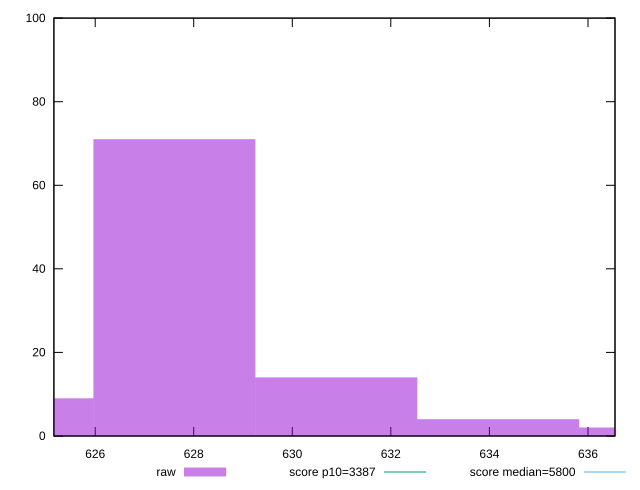

Reproduce this figure in gnuplot.
reset

$raw <<EOF
637.4642175994259 2
624.3206254839738 9
627.6065235128368 71
630.8924215416998 14
634.1783195705628 4
EOF

set key outside below
set boxwidth 3.28589802886302
set xrange [625.16225:636.54885]
set yrange [0:100]
set style fill transparent solid 0.5 noborder

set parametric
set terminal svg size 640, 490 enhanced background rgb 'white'
set output "report_00007_2020-12-11T15:55:29.892Z/speed-index/samples/empty/raw/histogram.svg"

plot $raw title "raw" with boxes, \
     3387,t title "score p10=3387", \
     5800,t title "score median=5800"

reset
